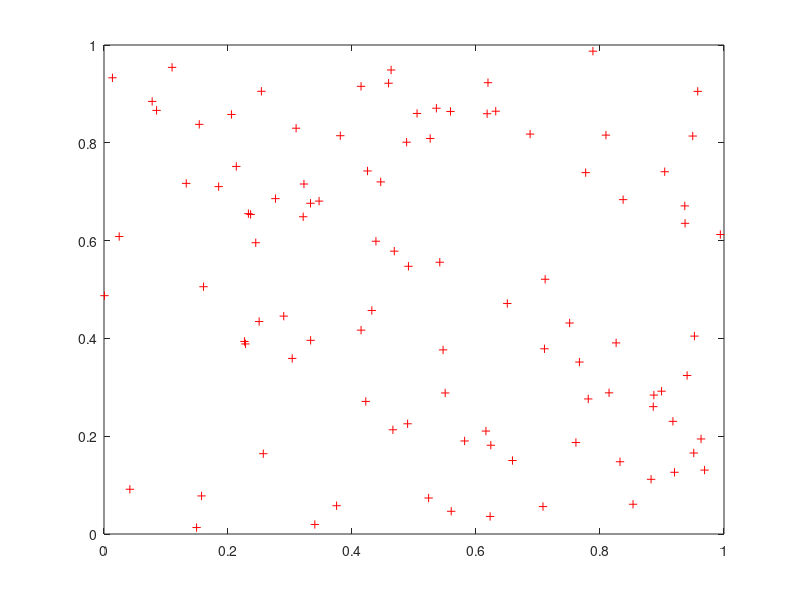

MATLAB code to generate this figure: (Note: this script raises an error after producing the figure.)
%clear all
%close all
P = rand(100,2);


plot(P(:,1),P(:,2),'r+')

DT = delaunayTriangulation(P);

triplot(DT)
hold on
IC = incenter(DT);
plot(IC(:,1),IC(:,2),'r+');

%axis([-0.2 1.2 -0.2 1.2])

 Size = size(DT.ConnectivityList);
 
%  Distance = 0;
% for i = Size(1)
%     Triangle = P([DT.ConnectivityList(i,:)],:);
% Distance= Distance + ...
%             [sqrt((Triangle(1,1)-Triangle(2,1)).^2+(Triangle(1,2)-Triangle(2,2)).^2)
%             sqrt((Triangle(2,1)-Triangle(3,1)).^2+(Triangle(2,2)-Triangle(3,2)).^2)
%             sqrt((Triangle(3,1)-Triangle(1,1)).^2+(Triangle(3,2)-Triangle(1,2)).^2)];
% end


MeanDistance = 1/Size(1);


 Pnew=P;
 pause

 k1 = 0.015; % constant for spring mechanism
 k2 = 0.6;   % constant for inner circle mechanism
 
 for j = 1:100
     
     P=DT.Points;
     Pnew=P;
     for i = 1:Size(1)
         
         
         VertexDisplacements1 =TriangleDisplacements(P([DT.ConnectivityList(i,:)],:),IC(i,:),0.015);
         VertexDisplacements2 =TriangleDisplacements2(P([DT.ConnectivityList(i,:)],:),0.6,MeanDistance);
         
         Pnew([DT.ConnectivityList(i,:)],:)=P([DT.ConnectivityList(i,:)],:) +VertexDisplacements1+VertexDisplacements2;
         
     end
     clear DT
     clear IC
     DT = delaunayTriangulation(Pnew);
     IC = incenter(DT);
     DT.ConnectivityList;
     Size = size(DT.ConnectivityList);
    
     triplot(DT,'r')
    hold off
     pause(0.01)
     triplot(DT,'g')
  
     voronoi(P(:,1),P(:,2)) 
     hold on
   
 end

hold on
triplot(DT,'r')
     
c = minBoundingBox(P');
hold on,   plot(c(1,[1:end 1]),c(2,[1:end 1]),'r')
%  
%   
%   IC = incenter(DT);
%   plot(IC(:,1),IC(:,2),'b+');
% 
%  
%   
%   P= IC;
%   hold off
%   plot(IC(:,1),IC(:,2),'b+');
%   DT = delaunayTriangulation(P);
% triplot(DT)
% hold on
% IC = incenter(DT);
% plot(IC(:,1),IC(:,2),'r+');

% 


% 
% Distances1= [sqrt((Triangle1(1,1)-Triangle1(2,1)).^2+(Triangle1(1,2)-Triangle1(2,2)).^2)
%             sqrt((Triangle1(2,1)-Triangle1(3,1)).^2+(Triangle1(2,2)-Triangle1(3,2)).^2)
%             sqrt((Triangle1(3,1)-Triangle1(1,1)).^2+(Triangle1(3,2)-Triangle1(1,2)).^2)]
% Displacement1 = 0.02*1./Distances1.^2



            
% 
% pause 
% DT = delaunayTriangulation(P);
% triplot(DT,'g')